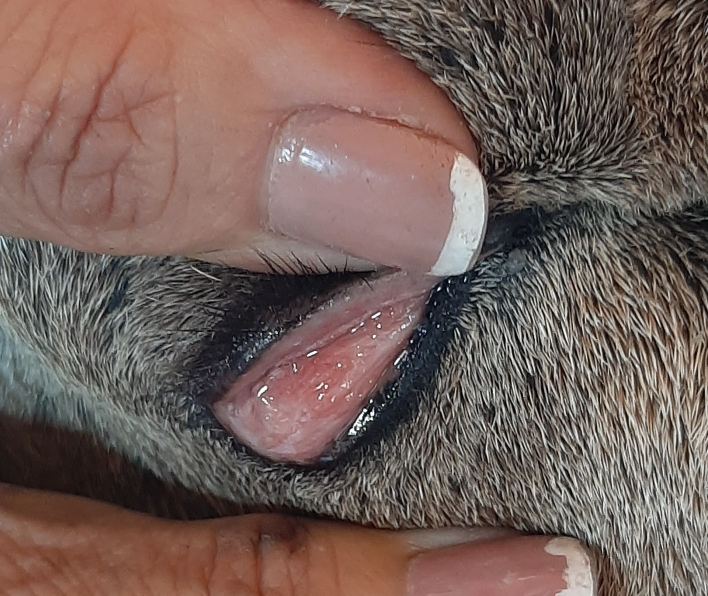
#> input picture CV/Treino/Enviar_4/dados/2023-09-13&695_3.jpg, 1416 x 1191 px (shown at 1/2 size); its folder holds only this picture in this run
$ jupyter execute --allow-errors main.ipynb   (shell and % lines are left out)
#> lines starting #> are read from the running program, lines starting #| are printed output that depends on the picture; long printed decimals are rounded
Os seguintes valores são calculado com o histograma e são largamente utilizados para representar imagens:
- Média
- Variância
- Skewness
- Kurtosis
- Energia
- Entropia

[cell 1]
#dependencias necessárias

[cell 2]
from sklearn.model_selection import train_test_split
from sklearn.neural_network import MLPClassifier as mlp
from sklearn.metrics import accuracy_score
import numpy as np
from glob import glob
import pandas as pd
from skimage.io import imread, imsave
import matplotlib.pyplot as plt
import os

[cell 3]
from skimage import exposure

def descritor_histograma(img_rgb):
    """
    Recebe uma imagem RGB como parâmetro
    """

    # Defina o número de intervalos de intensidade (256 para imagens em 8 bits)
    num_bins = 256

    # Inicialize o histograma para cada canal de cor
    hist_r = np.zeros(num_bins, dtype=int)
    hist_g = np.zeros(num_bins, dtype=int)
    hist_b = np.zeros(num_bins, dtype=int)

    # Calcule o histograma manualmente para cada canal
    for row in img_rgb:
        for pixel in row:
            hist_r[pixel[0]] += 1
            hist_g[pixel[1]] += 1
            hist_b[pixel[2]] += 1

    # Equalize o histograma para cada canal
    img_eq_r = exposure.equalize_hist(img_rgb[:, :, 0])
    img_eq_g = exposure.equalize_hist(img_rgb[:, :, 1])
    img_eq_b = exposure.equalize_hist(img_rgb[:, :, 2])

    # Calcule as estatísticas para cada canal equalizado
    mean_r = np.mean(img_eq_r)
    mean_g = np.mean(img_eq_g)
    mean_b = np.mean(img_eq_b)

    variance_r = np.var(img_eq_r)
    variance_g = np.var(img_eq_g)
    variance_b = np.var(img_eq_b)

    skewness_r = np.mean((img_eq_r - mean_r) ** 3) / np.mean((img_eq_r - mean_r) ** 2) ** (3 / 2)
    skewness_g = np.mean((img_eq_g - mean_g) ** 3) / np.mean((img_eq_g - mean_g) ** 2) ** (3 / 2)
    skewness_b = np.mean((img_eq_b - mean_b) ** 3) / np.mean((img_eq_b - mean_b) ** 2) ** (3 / 2)

    kurtosis_r = np.mean((img_eq_r - mean_r) ** 4) / np.mean((img_eq_r - mean_r) ** 2) ** 2
    kurtosis_g = np.mean((img_eq_g - mean_g) ** 4) / np.mean((img_eq_g - mean_g) ** 2) ** 2
    kurtosis_b = np.mean((img_eq_b - mean_b) ** 4) / np.mean((img_eq_b - mean_b) ** 2) ** 2

    energy_r = np.sum(img_eq_r ** 2)
    energy_g = np.sum(img_eq_g ** 2)
    energy_b = np.sum(img_eq_b ** 2)

    entropy_r = -np.sum(img_eq_r * np.log2(img_eq_r + np.finfo(float).eps))
    entropy_g = -np.sum(img_eq_g * np.log2(img_eq_g + np.finfo(float).eps))
    entropy_b = -np.sum(img_eq_b * np.log2(img_eq_b + np.finfo(float).eps))

    # Soma as estatísticas dos três canais
    media = mean_r + mean_g + mean_b
    var = variance_r + variance_g + variance_b
    sk = skewness_r + skewness_g + skewness_b
    kur = kurtosis_r + kurtosis_g + kurtosis_b
    ener = energy_r + energy_g + energy_b
    entr = entropy_r + entropy_g + entropy_b

    return [media, var, sk, kur, ener, entr]

# Exemplo de uso:
# result = descritor_histograma(sua_imagem_rgb)

- Procurar uma base de imagens com duas classes ou mais
- Calcular os atributos de primeira ordem para cada imagem, e criar uma matriz, e adicionar uma coluna na matriz para os rótulos das classes.
- Plotar os atributos dois a dois (scatter plot)
- A entrega será:
    - Notebook com os códigos;
    - Short paper de até 4 páginas com:
        - Introdução: apresentar o problema/base escolhida;
        - Metodologia: explicar os atributos e como são calculados;
        - Resultados: resultado da classificação e scatter plots dos atributos;
        - Extra: plotar os atributos utilizando um algoritmo de redução de dimensionalidade, ex: PCA, t-SNE;
        - Conclusão.
- Será feito pela equipe definida no inicio da disciplina;
- Entrega e apresentação: 25/10/2023

[cell 4]
from sklearn.neural_network import MLPClassifier
from sklearn.model_selection import train_test_split
from sklearn.metrics import accuracy_score
from sklearn.impute import SimpleImputer

def classification(X, y):
    """
    X é uma matriz onde cada linha corresponde aos atributos calculados com o descritor
    y são os rótulos da classe de cada imagem. Exemplo [0,1,0,0,1,2,2,0,0,0,...,1]
    """

    # Separar conjuntos de treino e teste
    X_train, X_test, y_train, y_test = train_test_split(X, y, train_size=0.7)

    # Criar instância do imputer com estratégia 'constant' para ignorar os valores ausentes
    imputer = SimpleImputer(strategy='constant', fill_value=-999)

    # Ajustar o imputer nos dados de treinamento e transformar os dados de treinamento e teste
    X_train_imputed = imputer.fit_transform(X_train)
    X_test_imputed = imputer.transform(X_test)

    # Criar instância do classificador MLP
    clf = MLPClassifier(hidden_layer_sizes=(10, 5))

    # Treinar o classificador
    clf.fit(X_train_imputed, y_train)

    # Realizar a predição
    pred = clf.predict(X_test_imputed)

    # Calcular o resultado utilizando a acurácia
    acuracia = accuracy_score(y_test, pred)

    return np.round(acuracia, decimals=2)

# Processamento dos dados

[cell 5]
data = []

dirs = "dados/*.jpg"
excel_name = 'dados.xlsx'
column_names = ['fname', 'deworm', 'mean', 'var', 'skew', 'kurtosis', 'energy', 'entropy']

fnames = glob(dirs)

for name in fnames:

    vermifuga = 0

    famacha = int(name[-5])
    if famacha > 2:
        vermifuga = 1

    img = imread(name)
#> img is the input picture: shape (1191, 1416, 3); mean R, G, B 115.4, 95.6, 89.5

    aux = descritor_histograma(img)
#> after the loop in descritor_histograma, `for row in img_rgb:`: hist_b = 256 values, max 23361 at index 109, min 79 at index 254, mean 6587.7; hist_g = 256 values, max 21451 at index 126, min 96 at index 250, mean 6587.7; hist_r = 256 values, max 17065 at index 177, min 97 at index 253, mean 6587.7
#> in descritor_histograma, `img_eq_r = exposure.equalize_hist(img_rgb[:, :, 0])`:
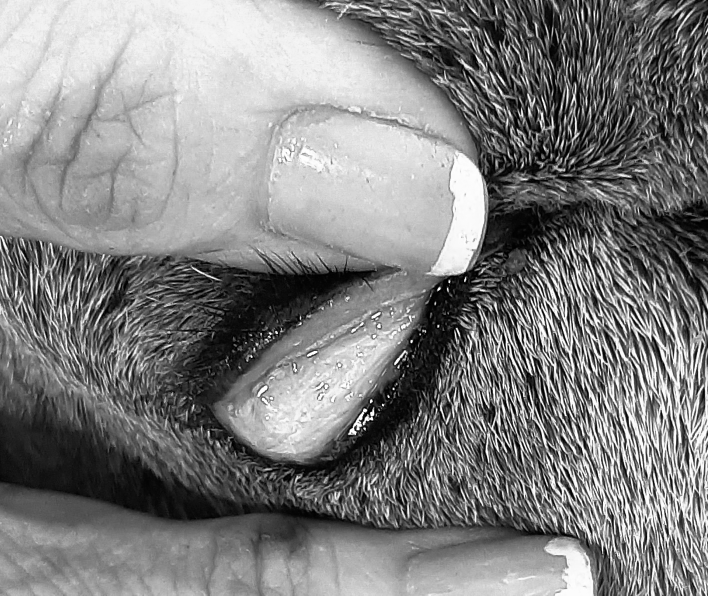
#> img_eq_r: shape (1191, 1416) float64 (shown at 1/2 size); min 0.000707, max 1, mean 0.503
#> in descritor_histograma, `img_eq_g = exposure.equalize_hist(img_rgb[:, :, 1])`:
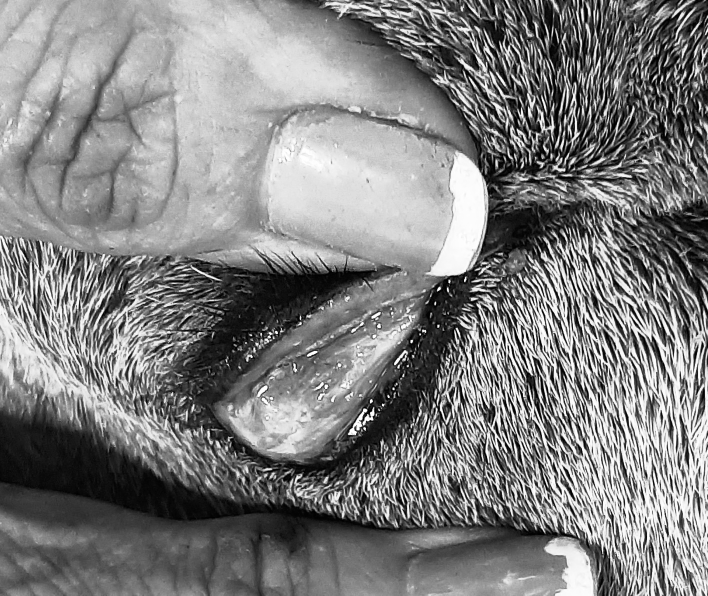
#> img_eq_g: shape (1191, 1416) float64 (shown at 1/2 size); min 0.00249, max 1, mean 0.504
#> in descritor_histograma, `img_eq_b = exposure.equalize_hist(img_rgb[:, :, 2])`:
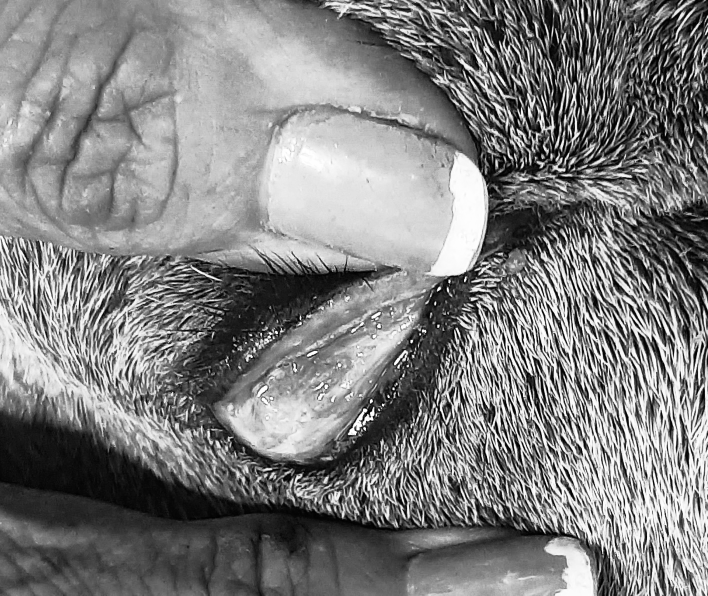
#> img_eq_b: shape (1191, 1416) float64 (shown at 1/2 size); min 0.00551, max 1, mean 0.504
#> in descritor_histograma, `mean_r = np.mean(img_eq_r)`: mean_r = 0.503
#> in descritor_histograma, `mean_g = np.mean(img_eq_g)`: mean_g = 0.504
#> in descritor_histograma, `variance_r = np.var(img_eq_r)`: variance_r = 0.0837
#> in descritor_histograma, `variance_g = np.var(img_eq_g)`: variance_g = 0.0836
#> in descritor_histograma, `variance_b = np.var(img_eq_b)`: variance_b = 0.0834
#> in descritor_histograma, `skewness_r = np.mean((img_eq_r - mean_r) ** 3) / np.mean((img_eq_r - m..`: skewness_r = -0.00393
#> in descritor_histograma, `skewness_g = np.mean((img_eq_g - mean_g) ** 3) / np.mean((img_eq_g - m..`: skewness_g = -0.011
#> in descritor_histograma, `skewness_b = np.mean((img_eq_b - mean_b) ** 3) / np.mean((img_eq_b - m..`: skewness_b = -0.0119
#> in descritor_histograma, `kurtosis_r = np.mean((img_eq_r - mean_r) ** 4) / np.mean((img_eq_r - m..`: kurtosis_r = 1.79
#> in descritor_histograma, `energy_r = np.sum(img_eq_r ** 2)`: energy_r = 567831
#> in descritor_histograma, `energy_g = np.sum(img_eq_g ** 2)`: energy_g = 568521.1
#> in descritor_histograma, `energy_b = np.sum(img_eq_b ** 2)`: energy_b = 568274.7
#> in descritor_histograma, `entropy_r = -np.sum(img_eq_r * np.log2(img_eq_r + np.finfo(float).eps))`: entropy_r = 606589.7
#> in descritor_histograma, `entropy_g = -np.sum(img_eq_g * np.log2(img_eq_g + np.finfo(float).eps))`: entropy_g = 606601.8
#> in descritor_histograma, `entropy_b = -np.sum(img_eq_b * np.log2(img_eq_b + np.finfo(float).eps))`: entropy_b = 607064.3
#> in descritor_histograma, `media = mean_r + mean_g + mean_b`: media = 1.51
#> in descritor_histograma, `var = variance_r + variance_g + variance_b`: var = 0.251
#> in descritor_histograma, `sk = skewness_r + skewness_g + skewness_b`: sk = -0.0268
#> in descritor_histograma, `kur = kurtosis_r + kurtosis_g + kurtosis_b`: kur = 5.38
#> in descritor_histograma, `ener = energy_r + energy_g + energy_b`: ener = 1704626.8
#> in descritor_histograma, `entr = entropy_r + entropy_g + entropy_b`: entr = 1820255.8
#> aux = [1.51, 0.251, -0.0268, 5.38, 1704626.8, 1820255.8]
    aux.insert(0,name[6:])
    aux.insert(1,vermifuga)
    data.append(aux)

print(data)
#| [['2023-09-13&695_3.jpg', 1, 1.510, 0.2507, -0.02676, 5.376, 1704626.782, 1820255.839]]

df = pd.DataFrame(data,columns=column_names)
#> df = table of 1 rows and 8 columns

df.to_excel(excel_name, index=False)

# Carregamento dos dados já processados

[cell 6]
# Carregar o arquivo Excel em um DataFrame
df = pd.read_excel('dados.xlsx')


matriz = []

#salvando os dados em uma matriz
for i in range(0,len(df),1):
    matriz.append([df["mean"][i],df["var"][i],df["skew"][i],df["kurtosis"][i], df["energy"][i],df["entropy"][i]])

famacha = df["deworm"]


#print(classification(matriz, famacha))

# Criação dos Scatter plots 2 a 2

[cell 7]
output = "scatter_plots"

if not os.path.exists(output):
    os.makedirs(output)

columns = ["mean", "var", "skew", "kurtosis", "energy", "entropy"]

for i in range(0, len(columns) - 1, 1):
    for j in range(i + 1, len(columns), 1):
        plt.figure(figsize=(8, 6))

        plt.scatter(df[columns[i]], df[columns[j]], c='blue', label=columns[i])
        plt.scatter(df[columns[i]], df[columns[j]], c='black', label=columns[j])

        plt.xlabel(columns[i])
        plt.ylabel(columns[j])
        plt.legend()

        fig_name = f'{columns[i]}_x_{columns[j]}.png'
        plt.savefig(os.path.join(output, fig_name))
        plt.close()  # Fechar a figura para evitar sobreposição ao criar a próxima
#> this loop made 5 passes
#> pass 1, `plt.savefig(os.path.join(output, fig_name))`:
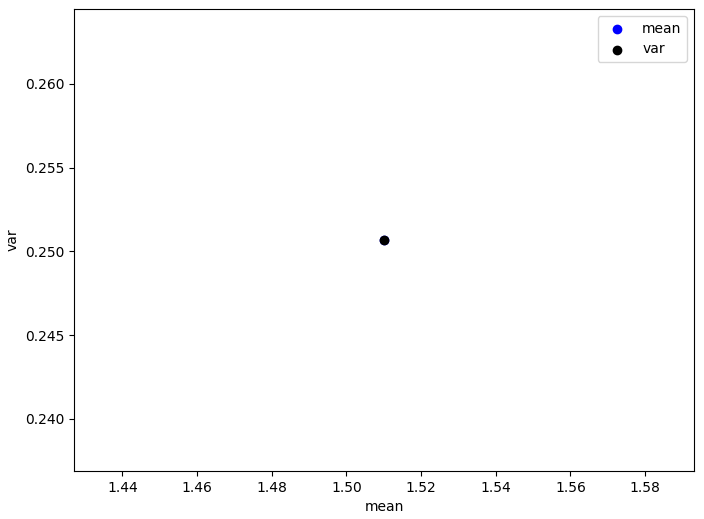
#> figure drawn by matplotlib, 1 panel
#> pass 1, `plt.savefig(os.path.join(output, fig_name))`:
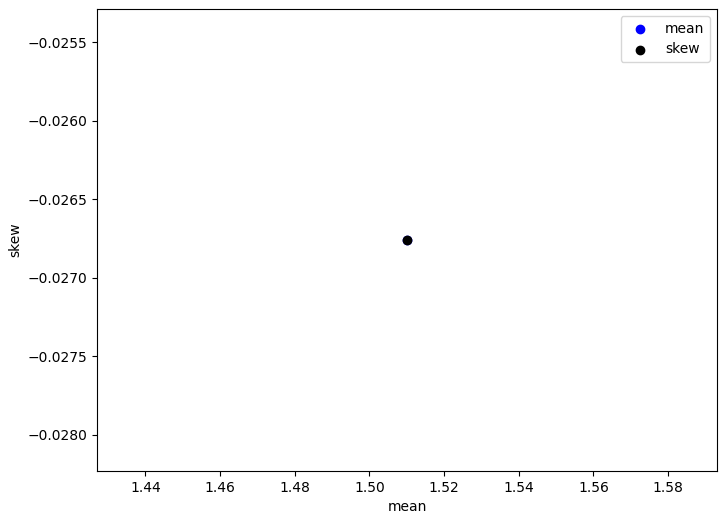
#> figure drawn by matplotlib, 1 panel
#> pass 1, `plt.savefig(os.path.join(output, fig_name))`:
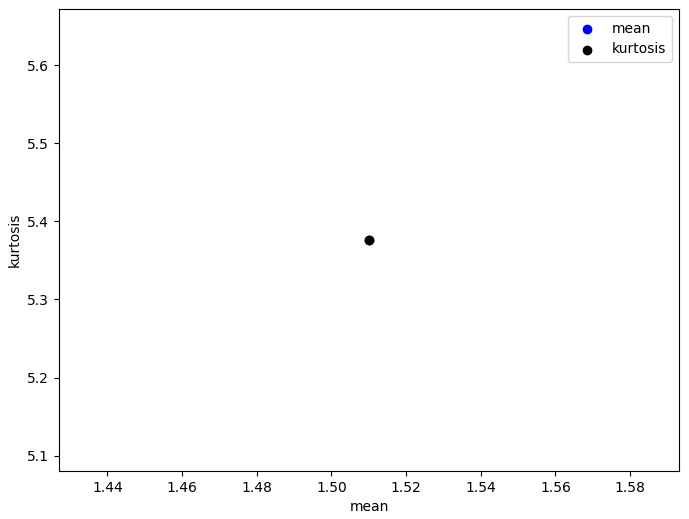
#> figure drawn by matplotlib, 1 panel
#> pass 1, `plt.savefig(os.path.join(output, fig_name))`:
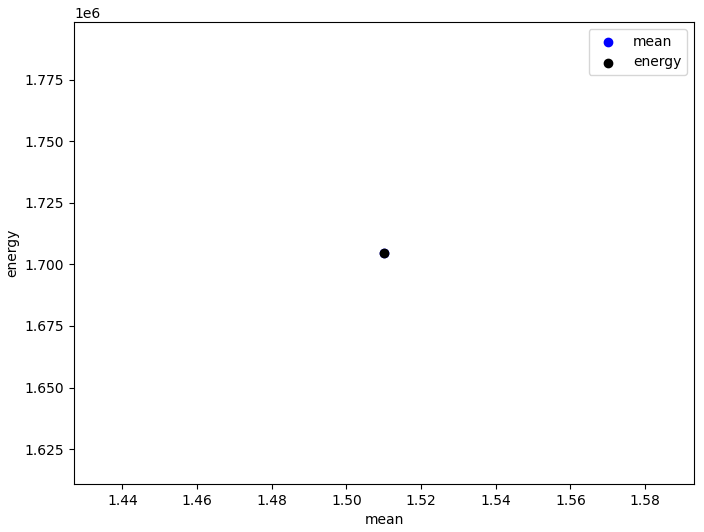
#> figure drawn by matplotlib, 1 panel
#> pass 1, `plt.savefig(os.path.join(output, fig_name))`:
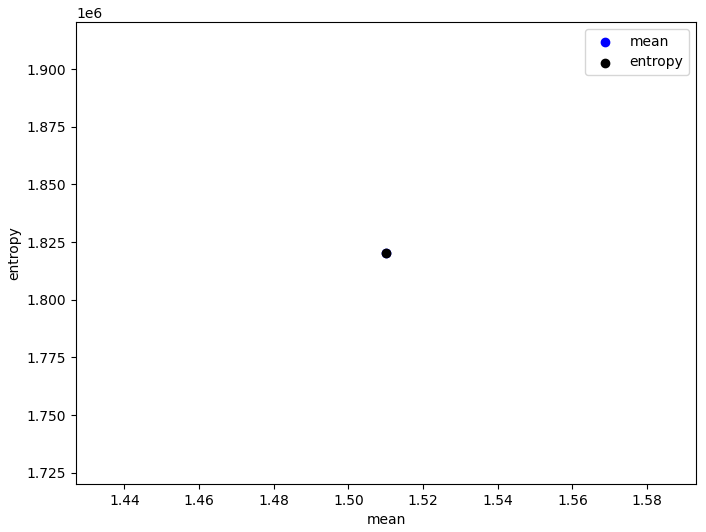
#> figure drawn by matplotlib, 1 panel

# Procurando padrões

[cell 8]
lista = []
#> (the rest of this cell did not finish here and is left out)

# Aplicando Transformação de Intensidade

[cell 9]
def alargamento_contraste(nome_imagem:str, k:float = 1, E:float = 1)->np.ndarray:
    """
    Realiza o Alargamento de contraste de uma imagem

    Parâmetros:
        nome_imagem::str: Nome da imagem que será lida e processada
        k::float: controla a intensidade da transformação. Quanto maior o valor de k, mais intensa será a transformação, onde k afeta a amplitude da função de transformação.Se k for pequeno, a transformação terá um efeito mais suave.
        E::float: Expoente controla a forma da transformação. Se E for um valor baixo, a transformação será mais linear. Se E for um valor mais alto, a transformação será menos linear. Valores de E maiores resultam em uma transformação mais agressiva nos extremos dos valores de pixel, enquanto valores menores de E proporcionam uma transformação mais suave.

    Retorno:
        imagem_transformada::numpy.ndarray: Imagem transformada pelo apargamento de contraste
    """

    imagem = imread(nome_imagem)
    # Adiciona uma constante pequena para evitar log(0) e/ou divisão por zero
    epsilon = 1e-8

    # Aplica a transformação de alargamento de contraste
    imagem_transformada = 1 / (1 + (k / (imagem+epsilon))**E)

    # Garante que os valores estejam no intervalo [0, 1] (apenas int, nada de float)
    imagem_transformada = np.clip(imagem_transformada, 0, 255)#.astype(np.uint8)

    return imagem_transformada

def negativo(nome_imagem:str)->np.ndarray:
    """
    Transforma uma imagem para sua versão negativa

    Parâmetros:
        img::string: Nome de uma imagem

    Retorno:
        neg::np.array: Imagem negativada

    """
    imagem = imread(nome_imagem)
    """
    realiza a inversão do valor e o converte para seu valor inveso absoluto (ignora o sina);
    """
    neg = abs(255-imagem)

    return neg

def logaritmo(nome_imagem:str, c:float=1)->np.ndarray:
    """
    Calcula a transformação de intensidade logarítma da imagem

    Parâmetros:
        nome_imagem::str: Nome da imagem que será transformada
        c::float: coeficiente que multiplica o resultado da transformação logarítmica
    Retorno:
        logaritmico_img::np.ndarray: Imagem gerada apartir do calculo do logartimo
    """
    img = imread(nome_imagem)

    # Adiciona uma constante pequena para evitar log(0)
    epsilon = 1e-8

    # Aplica a transformação logarítmica para cada canal RGB
    logaritmico_img = c * np.log(1 + img + epsilon)

    # Garante que os valores estejam no intervalo [0, 255] e que sejam inteiros
    logaritmico_img = np.clip(logaritmico_img, 0, 255).astype(np.uint8)

    return logaritmico_img

def transformacao_potencia(nome_imagem:str, c:float=1.0, gamma:float=1.0)->np.ndarray:
    """
    Calcula a transformação de pontencia de uma imagem e gera uma nova imagem com base nisso

    Parâmetros:
        nome_imagem::str: Nome da imagem que será transformada
        c::float: coeficiente que multiplica o resultado da transformação de potência. Ele ajusta a amplitude ou intensidade da transformação.
        gamma::float: controla a forma da curva da transformação de potência.
    """
    imagem = imread(nome_imagem)

    # Aplica a transformação de potência
    imagem_transformada = c * np.power(imagem, gamma)

    # Garante que os valores estejam no intervalo [0, 255]
    imagem_transformada = np.clip(imagem_transformada, 0, 255).astype(np.uint8)

    return imagem_transformada

# A escolha dos parâmetros ideais depende do tipo de transformação que você deseja aplicar à imagem e dos efeitos visuais específicos que procura.

1. **Para a função `alargamento_contraste`**:
   - `k`: valores como 1.5, 2.0, 2.5 ou 3.0 para ajustar a intensidade da transformação.
   - `E`: valores como 0.5, 1.0, 1,5 ou 2.0 para controlar a forma da transformação.

2. **Para a função `negativo`**:
   - Não há parâmetros adicionais para ajustar nesta função.

3. **Para a função `logaritmo`**:
   - `c`: valores como 1, 2, 3 ou 4 para ajustar a intensidade da transformação logarítmica.

4. **Para a função `transformacao_potencia`**:
   - `c`: valores como 1, 2, 3  ou 4 para ajustar a intensidade da transformação de potência.
   - `gamma`: valores como 0.5, 1.0, 1,5 ou 2.0 para controlar a forma da transformação de potência.

# Acessando as imagens originais

[cell 10]
dirs = "dados/*.jpg"

fnames = glob(dirs)

# Alargamento de Contraste

[cell 11]
output = "Alargamento_Contraste"
k_input = (1.5, 2.0, 2.5, 3.0)
E_input = (0.5, 1.0, 1.5, 2.0)

if not os.path.exists(output):
    os.makedirs(output)

for i in range(0,len(E_input),1):
    name_path = os.path.join(output, f"{k_input[i]}_x_{E_input[i]}")
    if not os.path.exists(name_path):
        os.makedirs(name_path)


for i in range(0,len(E_input),1):
    for name in fnames:
        imagem = alargamento_contraste(name,k_input[i],E_input[i])
#> in alargamento_contraste, `imagem_transformada = 1 / (1 + (k / (imagem+epsilon))**E)`:
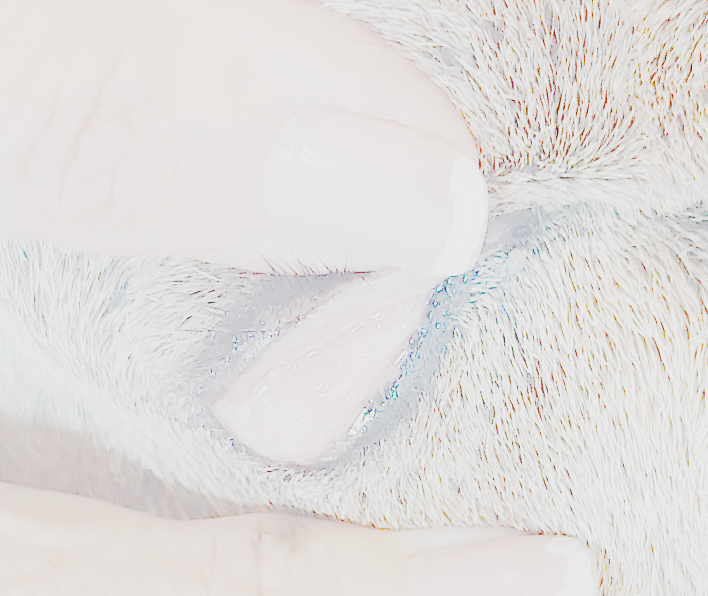
#> imagem_transformada: shape (1191, 1416, 3) float64 (shown at 1/2 size); mean R, G, B 0.886, 0.874, 0.868
        # Converta a imagem para o tipo de dados uint8
        imagem = (imagem * 255).astype(np.uint8)

        saved = os.path.join(output, f"{k_input[i]}_x_{E_input[i]}")
        name2salve = fname=os.path.join(saved,os.path.basename(name))
        imsave(fname=name2salve,arr=imagem);

# Negativo

[cell 12]
output = "Negativo"
#> output = 'Negativo'
k_input = (1.5, 2.0, 2.5, 3.0)
E_input = (0.5, 1.0, 1.5, 2.0)

if not os.path.exists(output):
    os.makedirs(output)


for name in fnames:
    imagem = negativo(name)
#> in negativo, `neg = abs(255-imagem)`:
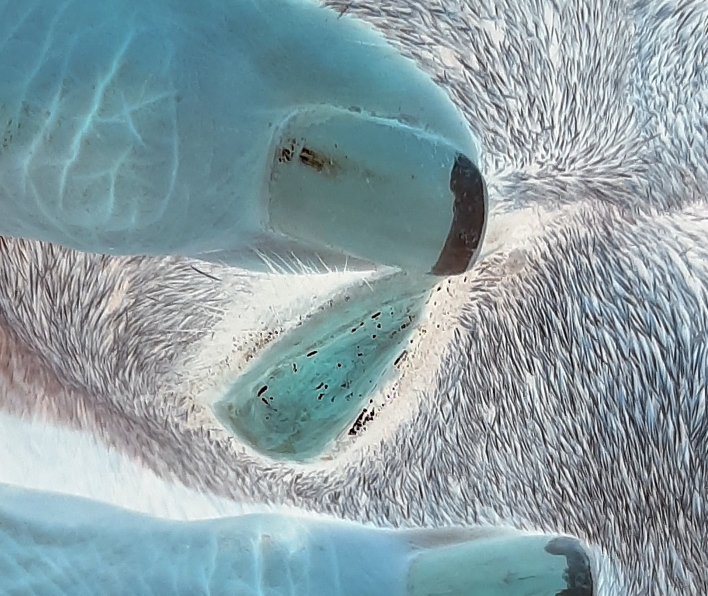
#> neg: shape (1191, 1416, 3) (shown at 1/2 size); mean R, G, B 139.6, 159.4, 165.5
    # Converta a imagem para o tipo de dados uint8
    imagem = (imagem).astype(np.uint8)

    saved = os.path.join(output, os.path.basename(name))
    imsave(fname=saved,arr=imagem);
#> (the rest of the program and of its run is left out)
